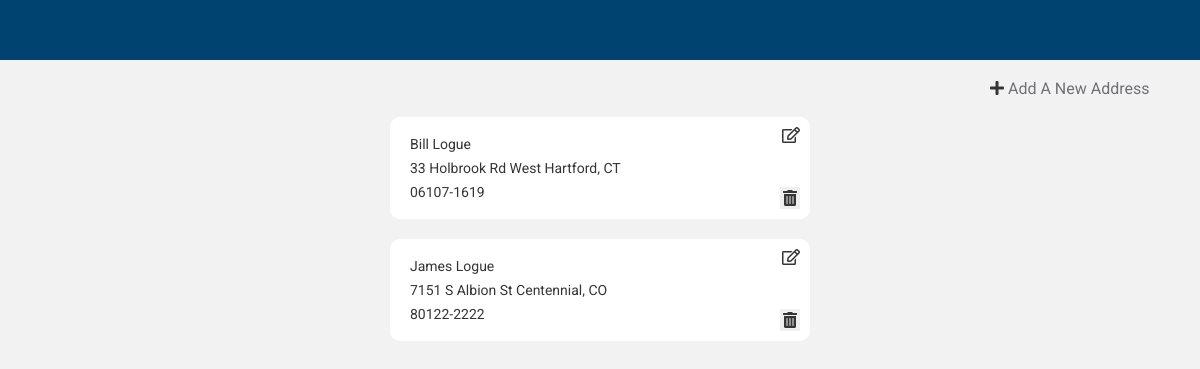
The page /address_book on the database as committed earlier.
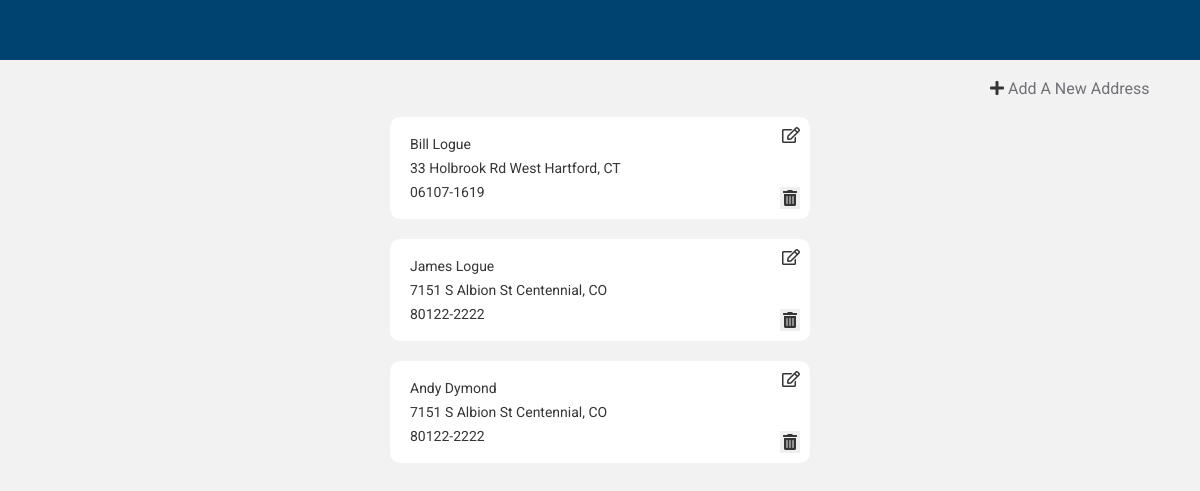
The same page on the database as committed later.
### app/models.py (models this page shows, shortened)
class Address(db.Model):
    id = db.Column(db.Integer, primary_key=True)
    first_name = db.Column(db.String(64), index=True)
    last_name = db.Column(db.String(64))
    address = db.Column(db.String(128))
    zip_code = db.Column(db.String(64))
    city = db.Column(db.String(64))
    state = db.Column(db.String(64))

### app/routes.py (the view)
@app.route('/address_book', methods=['GET'])
def address_book():
    addresses = Address.query.all()
    return render_template('address_book.html', addresses=addresses)

### app/templates/address_book.html (shortened to what this page needs)
{% extends "base.html" %}
{% block content %}
<div>
  <a href="/address_book/new" id="add-address-button"><i class="fas fa-plus"></i> Add A New Address</a>
  {% for address in addresses %}
  <div class="address-card" id="address-{{ address.id }}">
    <a href="/address_book/edit/{{ address.id }}" class="card-button edit-button"><i class="far fa-edit"></i></a>
    <p>{{address.first_name}} {{ address.last_name }}</p>
    <p>{{address.address}} {{ address.city }}, {{ address.state }}</p>
    <p>{{ address.zip_code }}</p>
    <button type="button" class="card-button delete-button" data-id="{{ address.id }}" onclick="deleteAddress(event)"><i class="fas fa-trash-alt delete-btn"></i></button>
  </div>
  {% endfor %}
</div>
{% endblock %}

### app/templates/base.html (shortened to what this page needs)
<html>
    <head>
        <link href="https://use.fontawesome.com/releases/v5.0.8/css/all.css" rel="stylesheet">
        <link rel="stylesheet" type="text/css" href="{{ url_for('static', filename = 'css/reset.css') }}">
        <link rel="stylesheet" type="text/css" href="{{ url_for('static', filename = 'css/style.css') }}">
    </head>
    <body>
      <div class="site-header">
      </div>
      {% block content %}
      {% endblock %}
    </body>
</html>

### app/static/css/style.css (style rules this page uses)
body { background: #f2f2f2; min-height: 100vh; }
body * { font-family: 'Roboto', sans-serif; color: #353535; }
a { color: #4581b7; }
p { font-size: 14px; margin: 10px; }
.site-header { min-height: 60px; background:#004371; }
.address-card { background: #ffffff; border-radius: 10px; margin: 20px auto; max-width: 400px; padding: 10px; position: relative; }
.card-button { display: block; font-size: 16px; position: absolute; right: 10; color: #707077 }
.edit-button { top: 10; }
.delete-button { bottom: 10; padding: 3px; }
#add-address-button { color: #707077; display: block; margin: 20px 10px 10px auto; width: 200px; }

Rows that differ between the two databases and show on the page:
added Address: first_name "Andy", last_name "Dymond", address "7151 S Albion St", city "Centennial", state "CO", zip_code "80122-2222"
